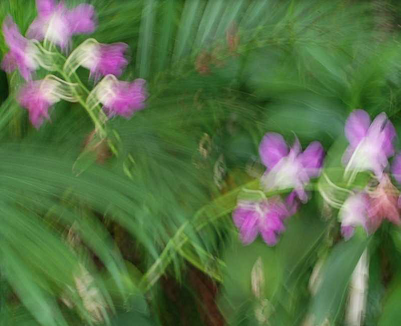
%> input picture deblurring_l0_v0/flower1.bmp, 401 x 326 px
$ octave demo_l0_mul.m   (GNU Octave 9; MATLAB toolbox functions it lacks are replaced by stand-ins)
%> lines starting %> are read from the running program, lines starting %| are printed output that depends on the picture
### deblurring_l0/preparedata.m
function [B_org,B] = preparedata(img_name)

B_org = imread(img_name);
%> B_org is the input picture: size 326x401x3 uint8; mean R, G, B 89.2, 115, 72.5


if size(B_org,3)==3
    B = rgb2gray(B_org);
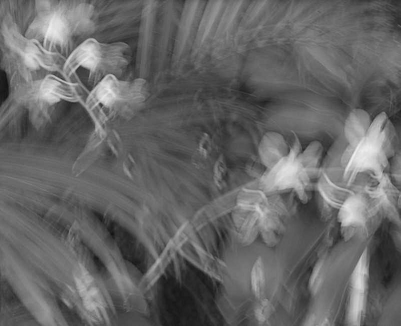
%> B: size 326x401 uint8; min 19, max 239, mean 102.4
    B = double(B)/255;
%> B: size 326x401 double
else
    B = double(B_org)/255;
end

end

### deblurring_l0_v0/kernel_initialize_mul.m
function K = kernel_initialize_mul(ks,n,kernel_type)
%> called with ks = [21 21], n = 1
%output:
% K is ks X ks kernel
if ~exist('kernel_type','var')
    kernel_type = 'ver';
end
if ~exist('ks','var')
    ks = [3,3];
end
K = zeros([ks,n]);
hks = floor(ks/2);
switch kernel_type
    case 'ver' %vertical
        K(hks(1)+1:hks(1)+2,hks(2)+1,:) = 1;
    case 'hor' %horizontal
        K(hks(1)+1,hks(2)+1:hks(2)+2,:) = 1;
    case 'uniform'
        K(:) = 1;
    case 'delta'
        K(hks(1)+1,hks(2)+1,:) = 1;
end% switch
sumK = sum(reshape(K,size(K,1)*size(K,2),[]),1);
%> sumK = 2
K = K./reshape(repmat(sumK,size(K,1)*size(K,2),1),[size(K,1),size(K,2),n]);% normalize

end

### deblurring_l0_v0/mul/prepare_multi_scale.m
function [nLevels,mbsz,mksz] = prepare_multi_scale(bsz,ksz,min_ksz,scale_factor)
%> called with bsz = [326 401], ksz = [21 21], min_ksz = 3, scale_factor = 1.41
%input: bsz: 2X1, for blurry image
%       ksz: 2X1, for kernel
% scale_factor:
%output:
% nLevels: n
% mbsz: nX2, for blurry image
% mksz: nX2, for kernel

if ~exist('min_ksz','var') || min_ksz < 3
    min_ksz = 3;
end
if ~exist('scale_factor','var')
    scale_factor = sqrt(2);
end

min_ksz = min_ksz+(1-mod(min_ksz,2));% odd number
rr = bsz(1); cc = bsz(2);
%> after `rr = bsz(1)`: rr = 326
%> after `cc = bsz(2)`: cc = 401
rr_k = ksz(1); rr_k = rr_k+(1-mod(rr_k,2));
cc_k = ksz(2); cc_k = cc_k+(1-mod(cc_k,2));
nLevels = ceil(-log(min_ksz/min(rr_k,cc_k))/log(scale_factor))+1;

mbsz = zeros(nLevels,2);
mksz = zeros(nLevels,2);
mksz(nLevels,:) = [rr_k,cc_k];
mbsz(nLevels,:) = [rr,cc];
iLevel = nLevels-1;
count = 1;
while min(mksz(iLevel+1,:)) > min_ksz
    mksz(iLevel,:) = round(mksz(iLevel+1,:)/scale_factor);
    mksz(iLevel,:) = mksz(iLevel,:)+(1-mod(mksz(iLevel,:),2));%odd number
    if mksz(iLevel,:) == mksz(iLevel+1,:)
        mksz(iLevel,:) = mksz(iLevel,:)-2;
    end
    if mksz(iLevel,1) < min_ksz
        mksz(iLevel,1) = min_ksz;
    end
    if mksz(iLevel,2) < min_ksz
        mksz(iLevel,2) = min_ksz;
    end
    % correct scale factor
    scale_factor_correct = mksz(iLevel+1,:)./mksz(iLevel,:);
    mbsz(iLevel,:) = round(mbsz(iLevel+1,:)./scale_factor_correct);
    mbsz(iLevel,:) = mbsz(iLevel,:)-(1-mod(mbsz(iLevel,:),2));%odd number
    count = count+1;
    iLevel = iLevel-1;
end
%> after the loop, count = 7; iLevel = 0
nLevels = count;
%> nLevels = 7
mbsz = mbsz(end-count+1:end,:);
mksz = mksz(end-count+1:end,:);

end%function

### deblurring_l0_v0/kernel_normalize_mul.m
function K = kernel_normalize_mul(K,threshold)
if ~exist('threshold','var')
    threshold = 0;
end
% set elements below threshold to 0
[r,c,n] = size(K);
Kvec = reshape(K,r*c,[]);
max_Kvec = max(Kvec,[],1);
K(K<reshape(repmat(max_Kvec*threshold,r*c,1),[r,c,n])) = 0;
% sum is one
Kvec = reshape(K,r*c,[]);
K = K./reshape(repmat(sum(Kvec,1),r*c,1),[r,c,n]);% normalize

end

### deblurring_l0_v0/estimate_kernel_single.m
function [K,L,opts] = estimate_kernel_single(B,K,opts)
% derivative filters
B = double(B);
if max(B(:)) > 2
    B = B/255;
end
for iter = 1:opts.xk_iter
   %% get latent image
   L = L0Restoration_mul(B,K,opts.lambda);
   %% get kernel
   [K,opts] = estimate_psf_gradient_mul(B,L,opts,K);
    if opts.verbose
        figure(1000),subplot(1,2,1),imshow(mat2gray(K(:,:,1))),
        subplot(1,2,2),imshow(mat2gray(K(:,:,2)));
        figure(2000),imshow(mat2gray(L));
        title(sprintf('iter=%d',iter));
        pause(0.01);
    end
    % update lambda
    if mod(iter,opts.iter_step) == 0
        opts.lambda = max(opts.min_lambda,opts.lambda/1.1);
    end%if
end%iter

end

### deblurring_l0_v0/mul/demo_l0_mul.m
clear,clc,close all;
addpath('cho_code');
%% get input
% img_name_set = {'book1.png', 'book2.png','book3.png'};
% img_name_set = {'stone1.png', 'stone2.png'};
img_name_set = {'flower1.bmp', 'flower2.bmp'};% image name
% img_name_set = {'62_1_blurred.png','62_2_blurred.png'};
[B_org,B] = preparedata(img_name_set);
% B = get_levin_data();
ksz = [21,21];% kernel size for each image
%% estimate kernel
% for levin data: lambda = 1e-3
opts.lambda = 5e-2;% weight for L0
opts.min_lambda = 1e-4;
opts.xk_iter = 20;
opts.iter_step = 5;

opts.verbose = 0;% visualize
opts.min_ksz = 3;
opts.scale_factor = sqrt(2);
opts.k_threshold = 1/20;
opts.gamma = 1;% weight for kernel
opts.gamma_correct = 1;
%%
if opts.gamma_correct ~= 1
    B = B.^opts.gamma_correct;
end
Ks = kernel_initialize_mul(ksz,size(B,3));
[nLevels,mbsz,mksz] = prepare_multi_scale([size(B,1),size(B,2)],ksz,opts.min_ksz,...
                                           opts.scale_factor);
%> nLevels = 7
%> the run ends on the next line
for iLevel = 1:nLevels
    Ks = imresize(Ks,mksz(iLevel,:),'bilinear');
    Ks = kernel_normalize_mul(Ks);
    Bs = imresize(B,mbsz(iLevel,:),'bilinear');
    %% Initialize the parameter
    % update kernel
    [Ks,Ls,opts] = estimate_kernel_single(Bs,Ks,opts);

$ run again, with deblurring_l0_v0/book1.png saved as deblurring_l0_v0/flower1.bmp
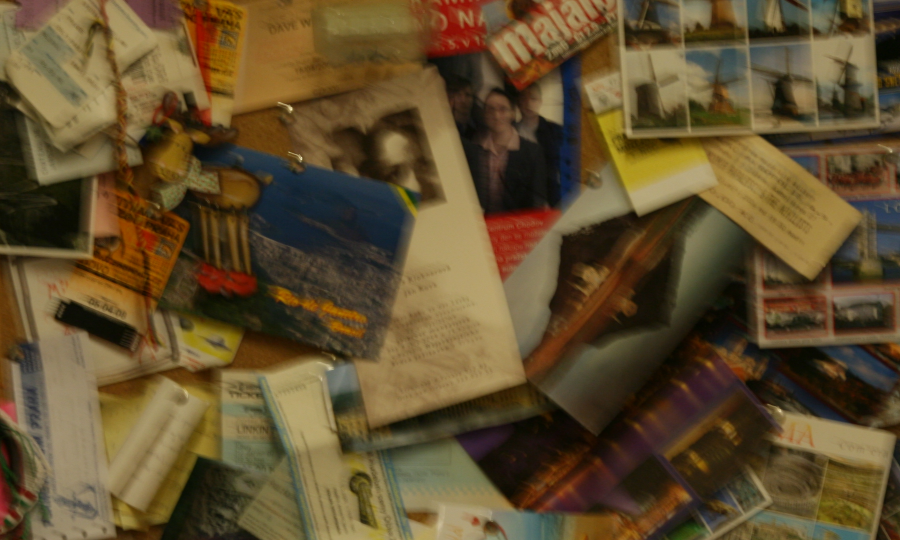
%> input picture deblurring_l0_v0/book1.png, 1800 x 1080 px (shown at 1/2 size)
%> in preparedata, B_org is the input picture: size 1080x1800x3 uint8; mean R, G, B 97.3, 78.6, 46.1
%> in preparedata, `B = rgb2gray(B_org);`:
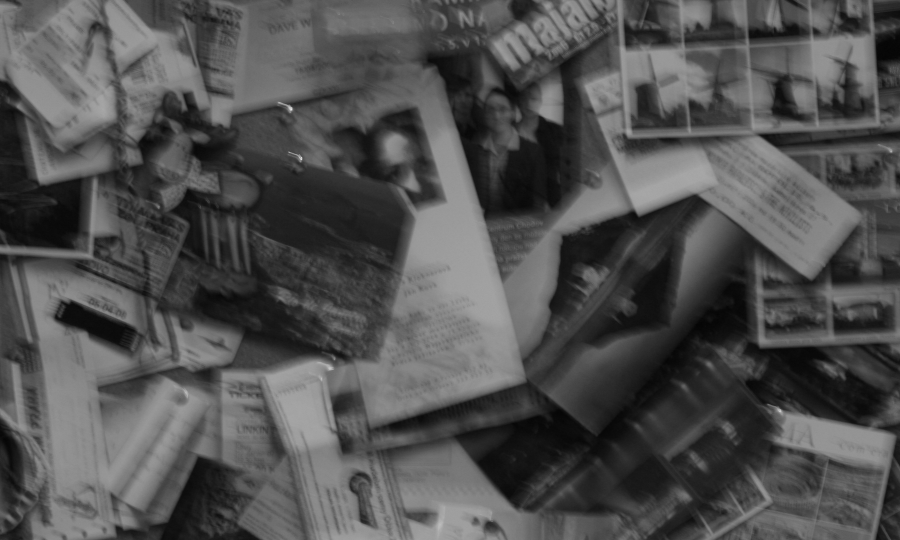
%> B: size 1080x1800 uint8 (shown at 1/2 size); min 4, max 241, mean 80.5
